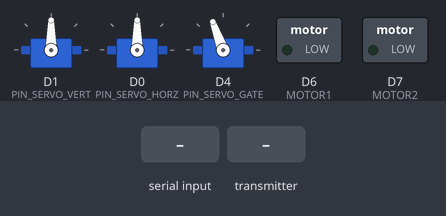
Recording of a program running on a simulated ESP8266 (NodeMCU). Shown: 3 × servo, switched loads named in the program (green lamp = pin HIGH). The inputs (shaded band) are chosen by the test bench. What the program prints to the serial monitor is not drawn.

Above: at 1.2 s.
1.3 s: "{." received over the second serial link
At 2.5 s:
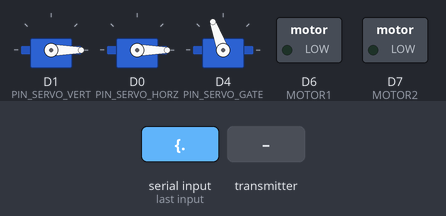
2.8 s: the transmitter starts sending bat_ok = 0
4.3 s: the transmitter starts sending hay_golpe = 1
6.3 s: the transmitter starts sending bat_ok = 1
Timing chart, 0 to 9.3 s (numbered marks = the images above; inputs shaded):
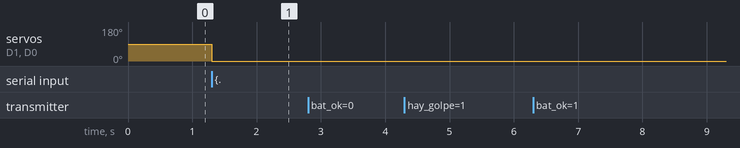

Measured:
- after the input at 1.3 s, servo on D1 (PIN_SERVO_VERT), servo on D0 (PIN_SERVO_HORZ): 90° → 0° at once
- after the input at 2.8 s, every drawn part: stays the same
- after the input at 4.3 s, every drawn part: stays the same
- after the input at 6.3 s, every drawn part: stays the same

The program:

main.cpp
```cpp
#include <Arduino.h>
#include <SoftwareSerial.h>
#include <espnow.h>
#include <ESP8266WiFi.h>
// put function declarations here:
#include "movementes.h"
#include "comNodeToWemos.h"

#define PIN_SOFT_RX D3
#define PIN_SOFT_TX D2

#define MODE 0
#define POS_VERT 1
#define POS_HORZ 2
#define POT 3
#define DO_LAUNCH 4

SoftwareSerial Soft_BT(PIN_SOFT_RX, PIN_SOFT_TX); // RX | TX Bluetooth
dataWemos datosPaleta;

String formatFloat(float value, uint8_t totalWidth, int decimalPlaces) {
    String formatted = "";
    if (value < 0) {
        formatted = String(value, decimalPlaces);
        formatted = formatted.substring(1);
        while (formatted.length() < totalWidth-1){
            formatted = '0' + formatted;
        }
        formatted = '-' + formatted;
    }else{
        formatted = String(value, decimalPlaces);
        while(formatted.length() < totalWidth) {
            formatted = '0' + formatted;
        }
    }
  return formatted;
}

void sendDataBT(bool launched,float angulosRotacion_x, float angulosRotacion_y){

    String strAngX = String(angulosRotacion_x,2);//Formatear floats para que tengan un largo de 7 (0000.00 o -000.00)
    String strAngY = String(angulosRotacion_y,2);
    //Serial.println(strAngX.c_str());
    //Serial.println(strAngY.c_str());
    static bool dat = false;
    dat =! dat;
    char data[19];
    sprintf(data,"%s,%s,%d",strAngY.c_str(),strAngX.c_str(),dat);
    Serial.println(data);
    //Serial.println(strAngX);
    //Serial.println(strAngY);
    Soft_BT.print(data);
}
void receiveDataBT(String str, int *saveDat, int datalenght){
    if (str.charAt(0) == '{' && str.charAt(str.length() - 1) == '}') {
        str = str.substring(str.indexOf('{')+1, str.indexOf('}')); // Elimina las llaves iniciales y finales

        for (int i = 0; i < datalenght; i++)
        {
            int index = str.indexOf(',');
            saveDat[i] = str.substring(0, index).toInt();
            str = str.substring(index + 1);
        }
    }
}

void setup() {
    Serial.begin(9600);
    Soft_BT.begin(9600);
    Soft_BT.read();
    Serial.println("");

    setPeripherals();
    //ESPMOW
    set_espnow();
}

void loop() {
    const int dataLenght = 5;
    static int data[dataLenght];
    static bool data_receive=false;
    if (datosNuevos())
    {
        datosPaleta = getDatosRecibidos();
        Serial.println("Enviando Datos por BT: ");
        sendDataBT(getLanzamientoCompletado(),datosPaleta.posicion_golpe_x,datosPaleta.posicion_golpe_y);
    }
    if (getLanzamientoCompletado())
    {
        Soft_BT.print('a');
    }

    if (Soft_BT.available()){
        String str = Soft_BT.readStringUntil('.');
        receiveDataBT(str, data, dataLenght);
       // String _buff = "Mode:" + String(data[MODE]) + " Vert:" + String(data[POS_VERT]) + " Horz:" + String(data[POS_HORZ]) + " Pot:" + String(data[POT]) + " Launch:" + String(data[DO_LAUNCH]);
       // Serial.println(_buff);
        Soft_BT.read();
        data_receive=true;
    }

    if (data_receive)
    {
        if (data[DO_LAUNCH])
        {
            Launch(data[POT],data[POS_VERT],data[POS_HORZ]);
        }
        else{
            writeServos(data[POS_VERT],data[POS_HORZ]);
        }
        data_receive = false;
    }
}
```

comNodeToWemos.cpp
```cpp
#include "comNodeToWemos.h"

//ESP01 MAC: 84:F3:EB:4C:A0:DF
//WEMOS MAC: 3C:61:05:D1:C2:49
//NODEMCU MAC: A4:CF:12:C9:91:48
uint8_t macESP01[] = {0x84, 0xF3, 0xEB, 0x4C, 0xA0, 0xDF};
uint8_t macWemos[] = {0x3C, 0x61, 0x05, 0xD1, 0xC2, 0x49};
uint8_t macNodeMCU[] = {0xA4, 0xCF, 0x12, 0xC9, 0x91, 0x48};

dataWemos dataRecv;
bool _datosActualizados = false;
dataWemos getDatosRecibidos(){
    _datosActualizados = false;
    return dataRecv;
}
bool datosNuevos(){
    return _datosActualizados;
}
void OnDataSent(uint8_t *mac_addr, uint8_t sendStatus) {
    Serial.print("Sending... Delivery: ");
    Serial.println(!sendStatus ? "Success":"Fail");
}

void OnDataRecv(uint8_t * mac, uint8_t *incomingData, uint8_t len) {
    Serial.println("DATA RECEIVE");
    memcpy(&dataRecv, incomingData, sizeof(dataRecv));
    _datosActualizados = true;

    //Mostrar los datos recibidos
    Serial.println((dataRecv.hay_golpe) ? "Golpe Efectuado":"");
    String _buff = "Bytes received: "+ String(len) + "\nGolpes: "+ String(dataRecv.cant_golpes);
    Serial.println(_buff);
    Serial.print("Battery OK: ");
    Serial.println((dataRecv.bat_ok) ? "True":"False");
    _buff = "Ang Golpe:     X:  "+ String(dataRecv.posicion_golpe_x) + "     Y: "+ String(dataRecv.posicion_golpe_y);
    Serial.println(_buff);

    if (isnan(dataRecv.posicion_golpe_x) || isnan(dataRecv.posicion_golpe_y))
    {
        char ret = 'n';
        esp_now_send(macWemos, (u8*) &ret , sizeof(ret));
    }else
    {
        char ret = 's';
        esp_now_send(macWemos, (u8*) &ret , sizeof(ret));
    }


}
void set_espnow(){
    WiFi.mode(WIFI_STA);

    Serial.println(!esp_now_init() ? "ESPNOW Iniciado correctamente":"Error al iniciar ESPNOW");

    esp_now_set_self_role(ESP_NOW_ROLE_COMBO);
    esp_now_register_send_cb(OnDataSent);
    esp_now_register_recv_cb(OnDataRecv);
        //ESPNOW PEER CONFIG
    Serial.println((!esp_now_add_peer(macWemos, ESP_NOW_ROLE_COMBO, 1, NULL, 0)) ? "Peer añadido":"Peer no añadido");
    Serial.println((esp_now_is_peer_exist(macWemos) > 0) ? "Wemos Encontrada":"No se encontró Wemos");
}
void sendMacWemos(uint8_t* structurePointer, int len){
    esp_now_send(macWemos,structurePointer, len);
}
```

comNodeToWemos.h
```cpp
#ifndef COMUNICACION_NODEMCU_H
#define COMUNICACION_NODEMCU_H
#include <Arduino.h>
#include <ESP8266WiFi.h>
#include <espnow.h>

typedef struct ang{
    float x;
    float y;
}ang;

typedef struct dataWemos{
    bool bat_ok;
    bool hay_golpe;
    bool error;
    int cant_golpes;
    float posicion_golpe_x;
    float posicion_golpe_y;
}dataWemos;

void set_espnow();
void sendMacWemos(uint8_t* structurePointer, int len);
dataWemos getDatosRecibidos();
bool datosNuevos();

void OnDataSent(uint8_t *mac_addr, uint8_t sendStatus);
void OnDataRecv(uint8_t * mac, uint8_t *incomingData, uint8_t len);

#endif
```

movementes.h
```cpp
#ifndef MOVEMENTES_H
#define MOVEMENTES_H
#include <Arduino.h>
#include <Servo.h>

#define PIN_SERVO_GATE D4
#define PIN_SERVO_HORZ D0
#define PIN_SERVO_VERT D1

#define MOTOR1 D6
#define MOTOR2 D7

#define PIN_IR A0 // pin Infrarrojo

#define OPEN_GATE 80
#define CLOSE_GATE 110
#define TRESHOLD_BALL 400

void setPeripherals();

bool getLanzamientoCompletado();

void writeServos(int vert_value, int horz_value);

void Launch(int pot, int vert_value, int horz_value);

void watiForBall();

#endif
```

movements.cpp
```cpp
#include "movementes.h"

Servo ServoVert; // servo de control vertical
Servo ServoHorz; // servo de puerta entrada de pelotas
Servo ServoGate;// servo de puerta entrada de pelotas
bool lanzamientoCompletado = false;
bool getLanzamientoCompletado(){
    bool _lanzamientoCompletado = lanzamientoCompletado;
    lanzamientoCompletado = false;

    return _lanzamientoCompletado;
}
void setPeripherals(){
    ServoVert.attach(PIN_SERVO_VERT, 544, 2400);
    ServoHorz.attach(PIN_SERVO_HORZ, 544, 2400);
    ServoGate.attach(PIN_SERVO_GATE,544,2400);

    ServoGate.write(CLOSE_GATE);
    ServoVert.write(90);
    ServoHorz.write(90); // Todos los servos en posicion inicial

    pinMode(PIN_IR, INPUT); // Infrarrojo

    pinMode(MOTOR1, OUTPUT);
    pinMode(MOTOR2, OUTPUT);

    Serial.println("Perifericos seteados");
}

void writeServos(int vert_value, int horz_value){
  ServoHorz.write(horz_value);
  ServoVert.write(vert_value);
}
void watiForBall(){
    while (analogRead(PIN_IR) > TRESHOLD_BALL){
        delay(10);
    }
}
void Launch(int pot, int vert_value, int horz_value){
    lanzamientoCompletado = false;
    int vel = map(pot,0,100,0,255);

    writeServos(vert_value, horz_value);

    analogWrite(MOTOR1,250);
    analogWrite(MOTOR2,250);

    delay(600);

    analogWrite(MOTOR1,vel);
    analogWrite(MOTOR2,vel);

    delay(500);

    ServoGate.write(OPEN_GATE);
    watiForBall();

    ServoGate.write(CLOSE_GATE);
    lanzamientoCompletado = true;

    delay(600);
    analogWrite(MOTOR1,0);
    analogWrite(MOTOR2,0);
}
```
